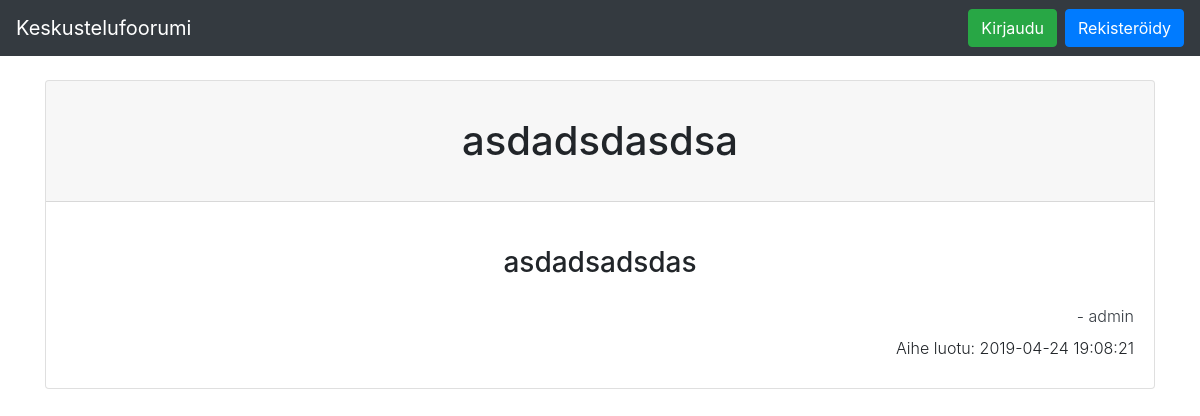
Page /topics/7 on the earlier database version.
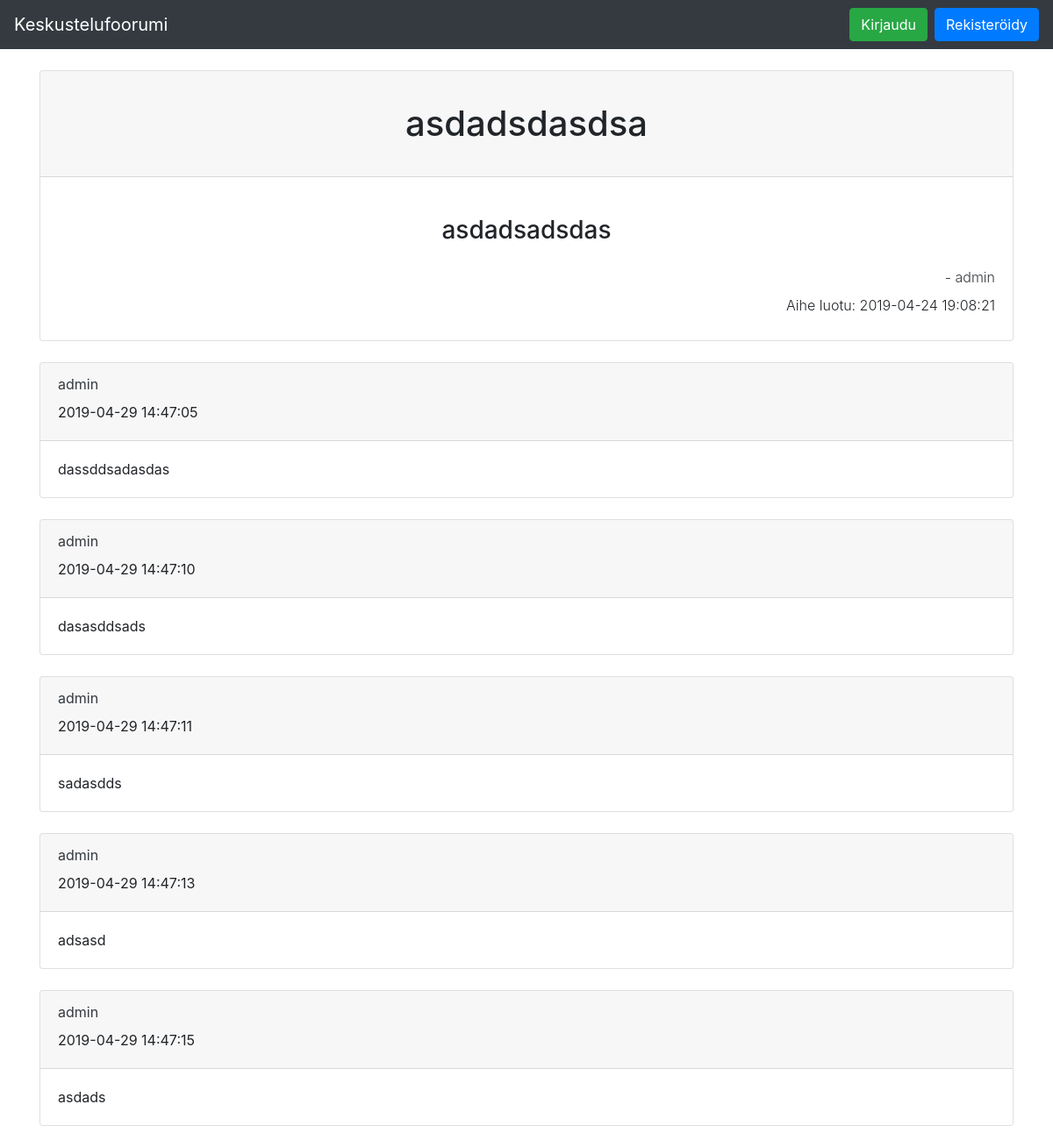
Same page on the later database version.
### application/topics/models.py (models this page shows, shortened)
class Topics(db.Model):
    id = db.Column(db.Integer, primary_key=True)
    date_created = db.Column(db.DateTime, default=db.func.current_timestamp())
    date_modified = db.Column(
        db.DateTime,
        default=db.func.current_timestamp(),
        onupdate=db.func.current_timestamp())
    name = db.Column(db.String(144), nullable=False)
    desc = db.Column(db.String(144), nullable=True)
    account_id = db.Column(
        db.Integer, db.ForeignKey('account.id'), nullable=False)
    kategoriat = relationship("Categories", secondary="topics_categories")

### application/auth/models.py (models this page shows, shortened)
class User(db.Model):
    __tablename__ = "account"
    id = db.Column(db.Integer, primary_key=True)
    name = db.Column(db.String(144), nullable=False)
    username = db.Column(db.String(144), nullable=False)
    password = db.Column(db.String(144), nullable=False)
    rank = db.Column(db.String(144), nullable=False)

### application/posts/models.py (models this page shows, shortened)
class Posts(db.Model):
    id = db.Column(db.Integer, primary_key=True)
    date_created = db.Column(db.DateTime, default=db.func.current_timestamp())
    date_modified = db.Column(
        db.DateTime,
        default=db.func.current_timestamp(),
        onupdate=db.func.current_timestamp())
    message = db.Column(db.Text, nullable=False)
    account_id = db.Column(
        db.Integer, db.ForeignKey('account.id'), nullable=False)
    topics_id = db.Column(
        db.Integer, db.ForeignKey('topics.id'), nullable=False)
    @staticmethod
    def find_posts(topic_id):
        stmt = text(
            "SELECT Posts.id, Posts.message, Account.username, Posts.date_created, Account.id FROM Posts "
            "LEFT JOIN Account ON Account.id = Posts.account_id "
            "LEFT JOIN Topics ON Topics.id = Posts.topics_id "
            "WHERE Topics.id = :topic").params(topic=topic_id)
        res = db.engine.execute(stmt)
        response = []
        for row in res:
            response.append({
                "id": row[0],
                "message": row[1],
                "username": row[2],
                "date": row[3],
                "userid": row[4],
            })
        return response
    @staticmethod
    def topics_info(topic_id):
        stmt = text(
            "SELECT Topics.id, Topics.name, Topics.desc, Topics.date_created, Account.username, Account.id FROM Topics "
            "LEFT JOIN Account ON Topics.account_id = Account.id"
            " WHERE Topics.id = :topic").params(topic=topic_id)
        res = db.engine.execute(stmt)
        response = []
        for row in res:
            response.append({"id": row[0], "name": row[1], "desc": row[2], "date": row[3], "username": row[4], "userid": row[5]})
        return response

### application/topics/views.py (the view)
@app.route("/topics/<topic_id>")
def topic_link(topic_id):
    return render_template(
        "topics/topic.html", topic_id=topic_id, form=PostsForm(), find_posts=Posts.find_posts(topic_id), topics_info=Posts.topics_info(topic_id))

### application/templates/topics/topic.html (shortened to what this page needs)
{% extends "layout.html" %} {% block body %}
{% if find_posts is defined %}
{% if topics_info is defined %}
{% for topic in topics_info %}
<section class="container">
  <div class="panel panel-default">
    <div class="card mb-4">
        <div class="card-header">
      <h1 class="my-4 text-center ">{{ topic.name }}</h1>
      </div>
      <div class="card-body">
      <h3 class="my-4 text-center">{{ topic.desc }}</h3>
      <div class="text-right">
      <a class="font-weight-light text-dark text-right" href="/user/{{ topic.userid }}">- {{ topic.username}}</a>
      <p class="my-2 font-weight-light text-right">Aihe luotu: {{ topic.date }} </p>
    </div>
      </div>
    </div>
  </div>
  {% endfor %}
  <section class="row panel-body">
    <section class="col-md-12">
      {% for post in find_posts %}
      <div class="card mb-4 shadow-sm">
        <div class="card-header">
            <a class="font-weight-normal text-dark" href="/user/{{ post.userid }}">{{ post.username}}</a>
            <p class="my-2 font-weight-normal ">{{ post.date }} </p>
        </div>
        <div class="card-body">
          {{ post.message }}
        </div>
      </div>
      {% endfor %} {% endif %} {% endif %}
    </section>
  </section>
  {% endblock %}

Differences in the rows shown:
added Posts: username "admin", date "2019-04-29 14:47:05", message "dassddsadasdas"
added Posts: username "admin", date "2019-04-29 14:47:10", message "dasasddsads"
added Posts: username "admin", date "2019-04-29 14:47:11", message "sadasdds"
added Posts: username "admin", date "2019-04-29 14:47:13", message "adsasd"
added Posts: username "admin", date "2019-04-29 14:47:15", message "asdads"
